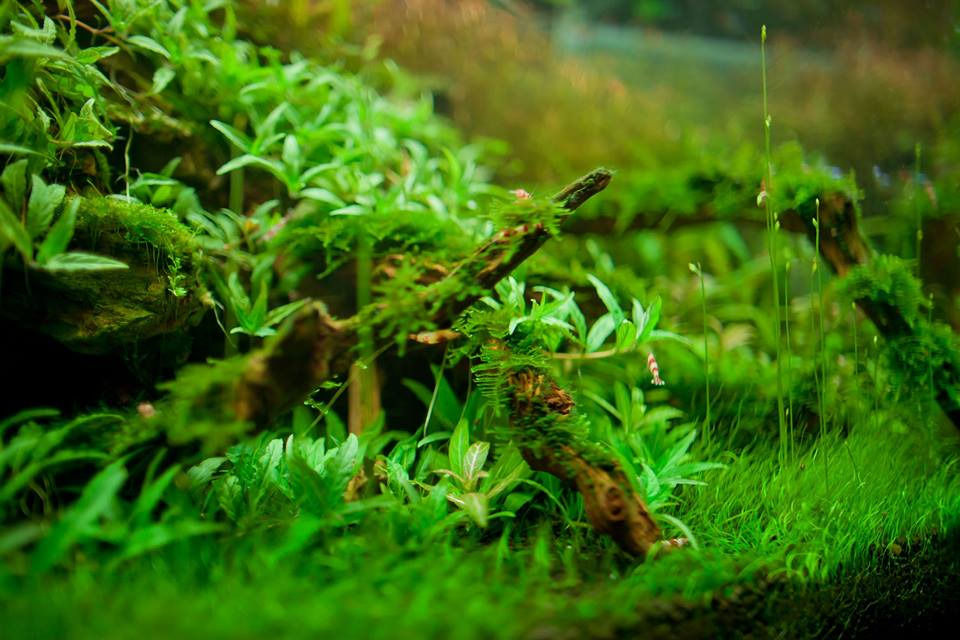
#> input picture thuysinh.jpg, 960 x 640 px
$ python xoay_anh.py
#> lines starting #> are read from the running program, lines starting #| are printed output that depends on the picture
import cv2
import numpy as np

img = cv2.imread('thuysinh.jpg',1)
#> img is the input picture: shape (640, 960, 3); mean B, G, R 17.4, 106.3, 60.6
height, width = img.shape[:2]
#> height = 640; width = 960
rotation_maxtrix = cv2.getRotationMatrix2D((width/2,height/2), 90, .5)
rotated_image = cv2.warpAffine(img, rotation_maxtrix, (width,height))
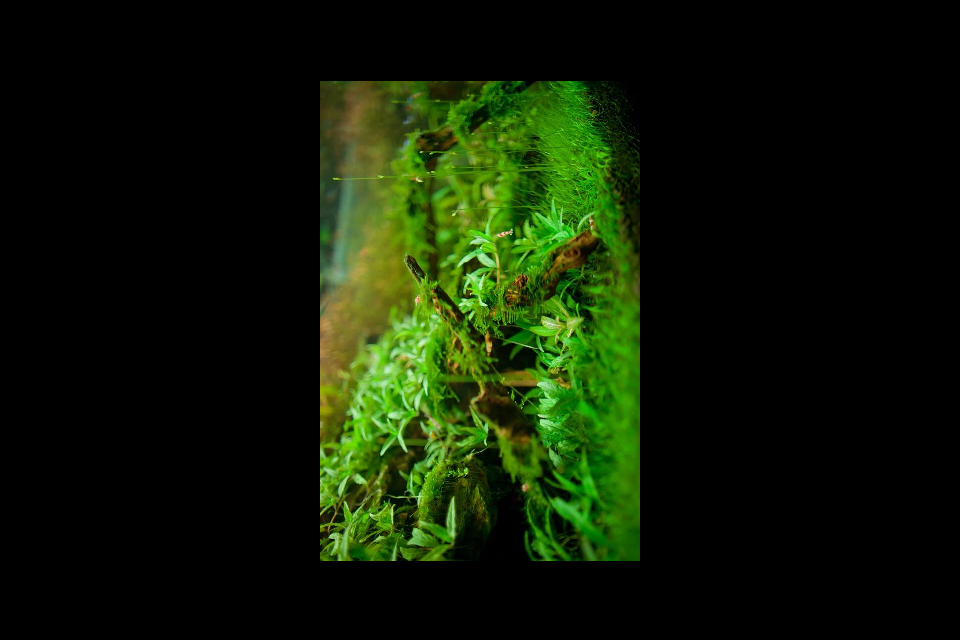
#> rotated_image: shape (640, 960, 3); mean B, G, R 4.4, 26.6, 15.2

frame=cv2.resize(rotated_image,(300,250))
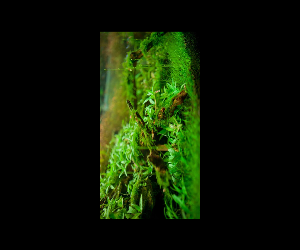
#> frame: shape (250, 300, 3); mean B, G, R 4.4, 26.5, 15.1

cv2.imshow('1 image', rotated_image)
cv2.imshow('2 image', rotation_maxtrix)
cv2.imshow('3 image', frame)

cv2.waitKey(0)
cv2.destroyAllWindows()

$ run again, with abc.jpg copied over thuysinh.jpg
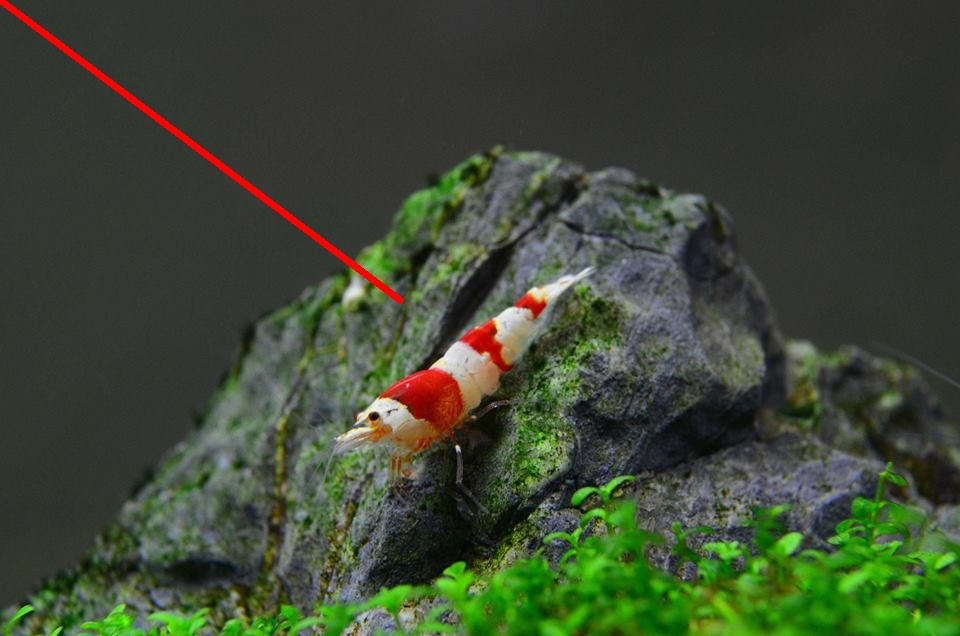
#> input picture abc.jpg, 960 x 636 px
#> img is the input picture: shape (636, 960, 3); mean B, G, R 52.1, 71.9, 61.9
#> `rotated_image = cv2.warpAffine(img, rotation_maxtrix, (width,height))`:
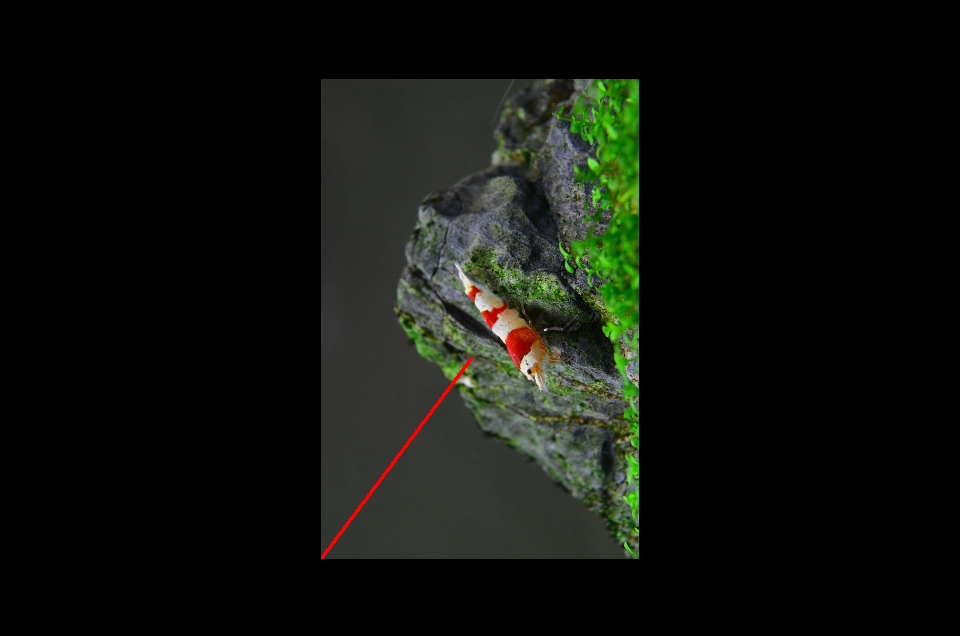
#> rotated_image: shape (636, 960, 3); mean B, G, R 13, 17.9, 15.5
#> `frame=cv2.resize(rotated_image,(300,250))`:
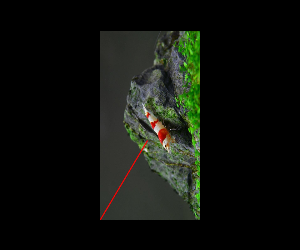
#> frame: shape (250, 300, 3); mean B, G, R 13.1, 18.1, 15.6
